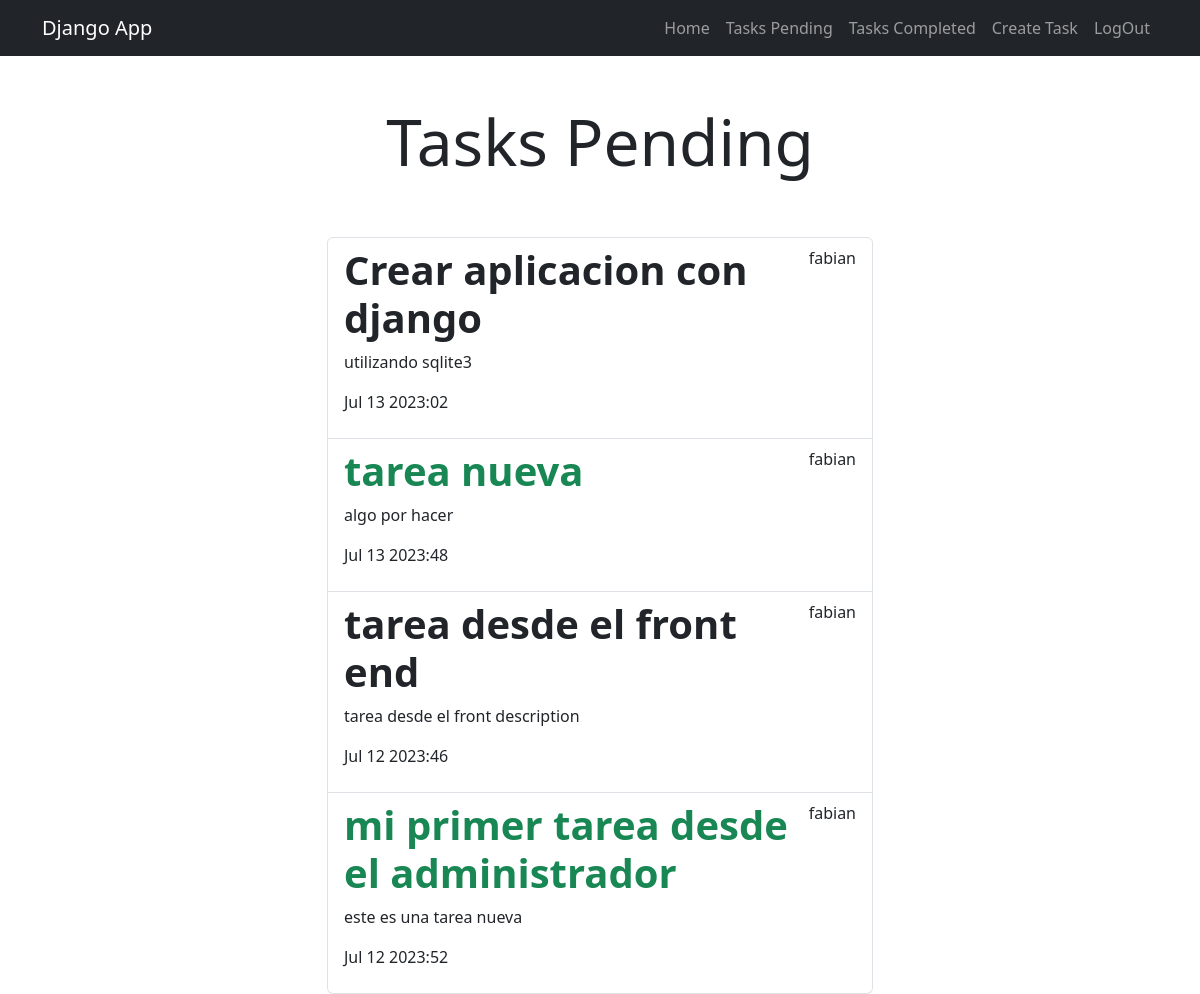
Screenshot of /tasks_completed/ (signed in) with the database file from the repository.
### tasks/models.py (models this page shows, shortened)
class Task(models.Model):
    title=models.CharField(max_length=100)
    description=models.TextField(blank=True)
    created=models.DateTimeField(auto_now_add=True)
    datecompleted=models.DateTimeField(null=True, blank=True)
    important=models.BooleanField(default=False)
    user=models.ForeignKey(User,on_delete=models.CASCADE)

### tasks/views.py (the view)
# urls.py: path('tasks_completed/',views.tasks_completed,name='task_completed'),
@login_required
def tasks_completed(request):
    tasks=Task.objects.filter(user=request.user,datecompleted__isnull=False).order_by('-datecompleted')
    return render(request,'tasks.html',{
        'tasks':tasks
    })

### tasks/templates/tasks.html
{% extends 'base.html' %}
{% block content %}
<main class="container">
    <div class="row">
        <div class="col-md-6 offset-md-3">
            <h1 class="text-center display-3 py-5">Tasks Pending</h1>
            <ul class="list-group">
                {% for task in tasks %}
                <a class="list-group-item" href="{% url 'task_detail' task.id %}">
                    <header class="d-flex justify-content-between">
                        {% if task.important %}
                        <h1 class="fw-bold text-success">{{ task.title }}</h1>
                        {% else %}
                        <h1 class="fw-bold">{{ task.title }}</h1>
                        {% endif %}
                        <p>{{ task.user.username }}</p>
                    </header>
                    <p>{{ task.description }}</p>
                    <p>{{ task.datecompleted|date:'M j Y:i'}}</p>
                </a>
                {% endfor %}
            </ul>
        </div>
    </div>
</main>
{% endblock %}

### tasks/templates/base.html (shortened to what this page needs)
<!DOCTYPE html>
<html lang="en">
<head>
    <link rel="stylesheet" href="https://cdn.jsdelivr.net/npm/bootstrap@5.3.0/dist/css/bootstrap.min.css">
</head>
<body>
    <nav class="navbar navbar-expand-lg bg-dark navbar-dark">
        <div class="container">
          <a class="navbar-brand" href="/">Django App</a>
          <div class="collapse navbar-collapse" id="navbarNav">
            <ul class="navbar-nav ms-auto">
                <li class="nav-item">
                    <a href="/" class="nav-link">Home</a>
                </li>
                {% if user.is_authenticated %}
                <li class="nav-item">
                    <a href="{% url 'tasks' %}" class="nav-link">Tasks Pending</a>
                </li>
                <li class="nav-item">
                    <a href="{% url 'task_completed' %}" class="nav-link">Tasks Completed</a>
                </li>
                <li class="nav-item">
                    <a href="/tasks/create/" class="nav-link">Create Task</a>
                </li>
                <li class="nav-item">
                    <a href="/logout" class="nav-link">LogOut</a>
                </li>
                {% endif %}
            </ul>
          </div>
        </div>
      </nav>
    {% block content %}
    {% endblock %}
</body>
</html>

### rows the page displays
Task: title "Crear aplicacion con django", user.username "fabian", description "utilizando sqlite3", datecompleted "Jul 13 2023:02"
Task: title "tarea nueva", user.username "fabian", description "algo por hacer", datecompleted "Jul 13 2023:48"
Task: title "tarea desde el front end", user.username "fabian", description "tarea desde el front description", datecompleted "Jul 12 2023:46"
Task: title "mi primer tarea desde el administrador", user.username "fabian", description "este es una tarea nueva", datecompleted "Jul 12 2023:52"
